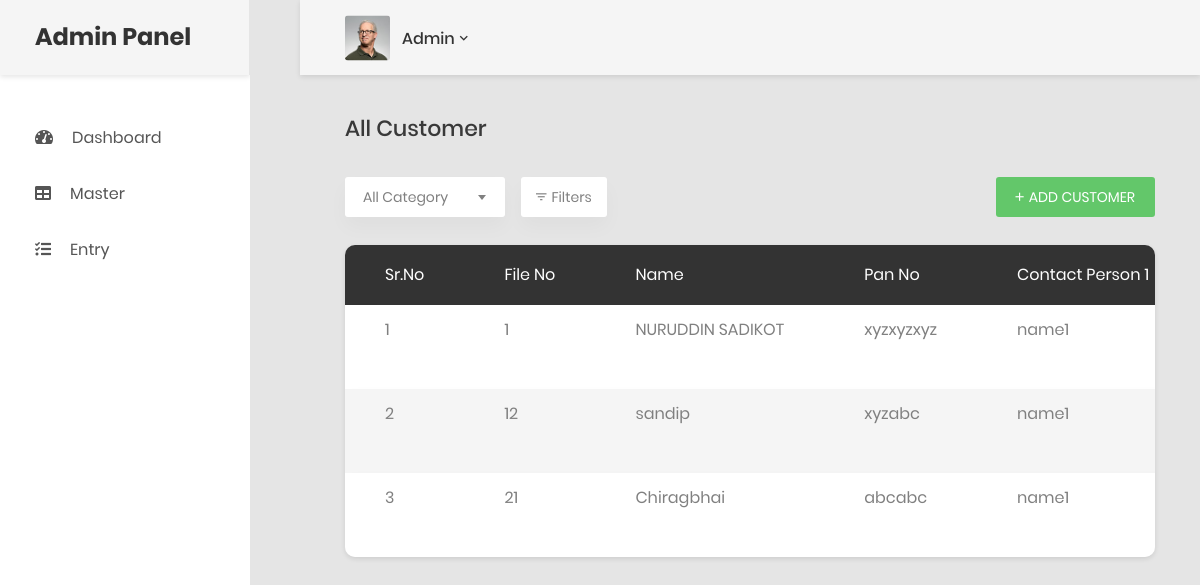
/customer.php (signed in), run on the app's committed database.
### tables this page shows
CREATE TABLE `customer_` (
  `cust_id` int(10) NOT NULL,
  `file_no` varchar(20) NOT NULL,
  `cust_name` varchar(50) NOT NULL,
  `pan_no` varchar(30) NOT NULL,
  `cont_person_1` varchar(40) NOT NULL,
  `mob_no_1` bigint(10) NOT NULL,
  `cont_person_2` varchar(40) NOT NULL,
  `mob_no_2` bigint(10) NOT NULL,
  `address` varchar(500) NOT NULL,
  `city` varchar(20) NOT NULL,
  `email` varchar(50) NOT NULL,
  `it_adv` varchar(40) NOT NULL,
  `dsc_date` date NOT NULL,
  `agriculture` varchar(10) NOT NULL,
  `gst_no` varchar(30) NOT NULL,
  `category` varchar(20) NOT NULL,
  `gst_adv` varchar(40) NOT NULL,
  `gst_reg_date` date NOT NULL,
  `status` varchar(20) NOT NULL
);

### customer.php (the view, shortened to what this page needs)
<?php include_once("header_admin.php"); ?>
<?php
	require("dbconn.php");
	$sql = "SELECT * FROM customer_";
?>
            <div class="main-content">
                <div class="section__content section__content--p30">
                    <div class="container-fluid">
                        <div class="row">
                            <div class="col-md-12">
                                <h3 class="title-5 m-b-35">All Customer</h3>
                                <div class="table-data__tool">
									<div class="table-data__tool-left">
                                        <div class="rs-select2--light rs-select2--md">
										<form method="post">
                                        </div>
										<button class="au-btn au-btn-filter au-btn--blue" name="btn_sort">
                                            <i class="zmdi zmdi-filter-list"></i>filters</button>
                                    </div>
                                    <div class="table-data__tool-right">
									<a href="add_update_customer.php?msg=New Customer">
                                        <button class="au-btn au-btn-icon au-btn--green au-btn--small">
                                            <i class="zmdi zmdi-plus"></i>add customer
										</button>
									</a>
                                    </div>
                                </div>
                                <div class="table-responsive table--no-card m-b-30">
                                    <table class="table table-borderless table-striped table-earning">
                                        <thead>
                                            <tr>
												<th>Sr.No</th>
												<th>File No</th>
                                                <th>Name</th>
												<th>Pan No</th>
												<th>Contact Person 1</th>
                                            </tr>
                                        </thead>
										<tbody>
										<?php
											$i=1;
											if($result=mysqli_query($conn,$sql)){
												if(mysqli_num_rows($result)>0){
													while($row= mysqli_fetch_array($result)){
															echo "<tr class='tr-shadow'>";
																echo "<td>". $i++ ."</td>";
																echo "<td>".$row['file_no']."</td>";
																echo "<td>".$row['cust_name']."</td>";
																echo "<td>".$row['pan_no']."</td>";
																echo "<td>".$row['cont_person_1']."</td>";
															echo "</tr>";
													}
												}
											}
										?>
                                        </tbody>
                                    </table>
                                </div>
                            </div>
<?php include("footer_admin.php"); ?>

### header_admin.php (shortened to what this page needs)
<!DOCTYPE html>
<html lang="en">
<head>
    <link href="css/font-face.css" rel="stylesheet" media="all">
    <link href="vendor/font-awesome-4.7/css/font-awesome.min.css" rel="stylesheet" media="all">
    <link href="vendor/font-awesome-5/css/fontawesome-all.min.css" rel="stylesheet" media="all">
    <link href="vendor/mdi-font/css/material-design-iconic-font.min.css" rel="stylesheet" media="all">
    <link href="vendor/bootstrap-4.1/bootstrap.min.css" rel="stylesheet" media="all">
    <link href="vendor/animsition/animsition.min.css" rel="stylesheet" media="all">
    <link href="vendor/bootstrap-progressbar/bootstrap-progressbar-3.3.4.min.css" rel="stylesheet" media="all">
    <link href="vendor/wow/animate.css" rel="stylesheet" media="all">
    <link href="vendor/css-hamburgers/hamburgers.min.css" rel="stylesheet" media="all">
    <link href="vendor/slick/slick.css" rel="stylesheet" media="all">
    <link href="vendor/select2/select2.min.css" rel="stylesheet" media="all">
    <link href="vendor/perfect-scrollbar/perfect-scrollbar.css" rel="stylesheet" media="all">
    <link href="css/theme.css" rel="stylesheet" media="all">
</head>
<body class="animsition">
    <div class="page-wrapper">
        <aside class="menu-sidebar d-none d-lg-block">
            <div class="logo">
                <a href="index.php">
                    <h3>Admin Panel</h3>
                </a>
            </div>
            <div class="menu-sidebar__content js-scrollbar1">
                <nav class="navbar-sidebar">
                    <ul class="list-unstyled navbar__list">
						<li>
                            <a href="index.php">
                                <i class="fas fa-tachometer-alt"></i>Dashboard</a>
                        </li>
                        <li class="has-sub">
                            <a class="js-arrow" href="#">
                                <i class="fas fa-table"></i>Master
							</a>
                        </li>
						<li class="has-sub">
                            <a class="js-arrow" href="#">
                                <i class="fas fa-tasks"></i>Entry
							</a>
                        </li>
                    </ul>
                </nav>
            </div>
        </aside>
		<?php
			$username="user";
			if($_SESSION['user']!=null || $_SESSION['user']!=""){
				$username=$_SESSION['user'];
			}
		?>
        <div class="page-container">
            <header class="header-desktop">
                <div class="section__content section__content--p30">
                    <div class="container-fluid">
                        <div class="header-wrap">
							<div class="account-wrap">
								<div class="header-button">
                                    <div class="account-item clearfix js-item-menu">
                                        <div class="image">
                                            <img src="images/icon/avatar-01.jpg" alt="<?= $username ?>" />
                                        </div>
                                        <div class="content">
                                            <a class="js-acc-btn" href="#"><?= $username ?></a>
                                        </div>
                                    </div>
                                </div>
							</div>
                        </div>
                    </div>
                </div>
            </header>

### footer_admin.php (shortened to what this page needs)
                        </div>
                    </div>
                </div>
            </div>
</div>
    </div>
</body>
</html>

### data on the page
customer_: file_no "1", cust_name "NURUDDIN SADIKOT", pan_no "xyzxyzxyz", cont_person_1 "name1"
customer_: file_no "12", cust_name "sandip", pan_no "xyzabc", cont_person_1 "name1"
customer_: file_no "21", cust_name "Chiragbhai", pan_no "abcabc", cont_person_1 "name1"

### other printed values
$username "Admin"
